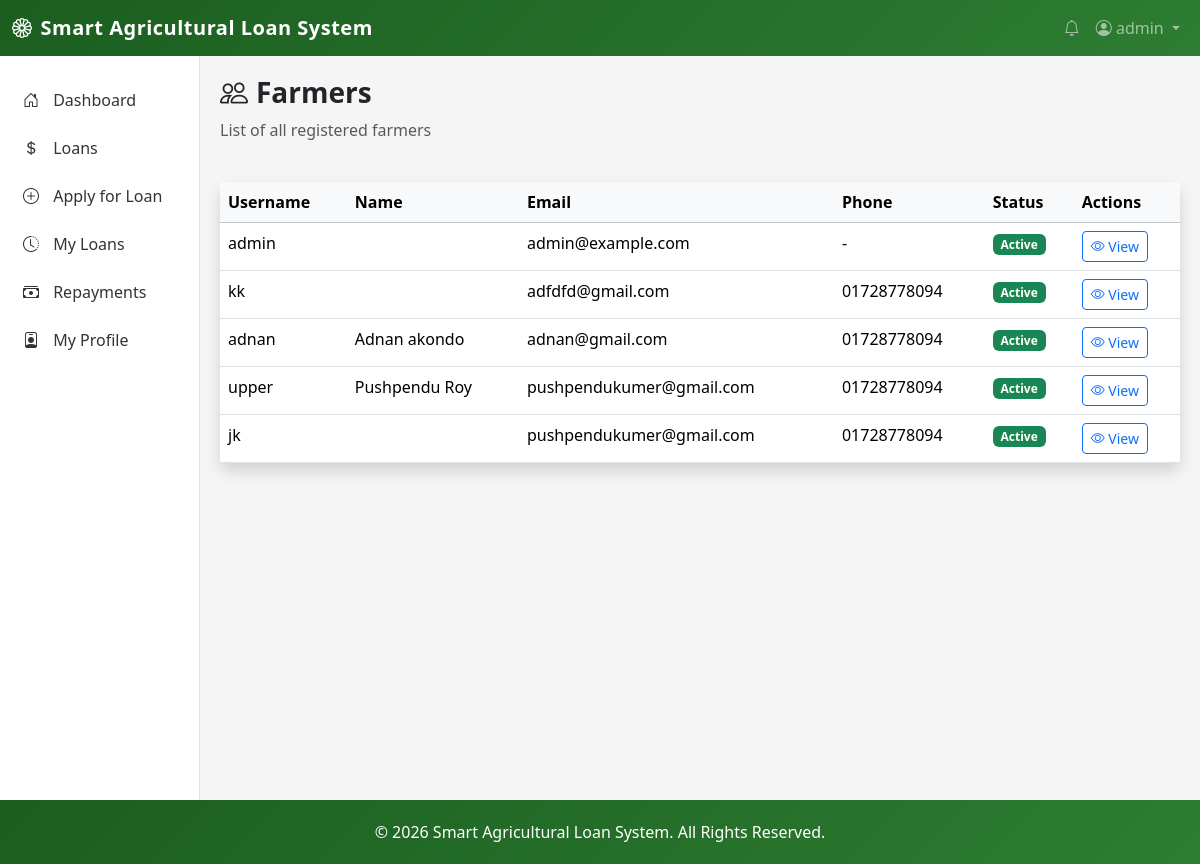
Page /farmers/ (signed in) on the committed database.
### loan_app/models.py (models this page shows, shortened)
class User(AbstractUser):
    ROLE_CHOICES = [
        ("Farmer", "Farmer"),
        ("Bank Officer", "Bank Officer"),
        ("Admin", "Admin"),
    ]
    role = models.CharField(max_length=20, choices=ROLE_CHOICES, default="Farmer")
    phone_number = models.CharField(max_length=20, blank=True)
    profile_picture = models.ImageField(
        upload_to="profile_pictures/", blank=True, null=True
    )
    is_verified = models.BooleanField(default=False)
    nid_card_front = models.FileField(
        upload_to="nid_cards/",
        blank=True,
        null=True,
        help_text="Upload NID card front side",
    )
    nid_card_back = models.FileField(
        upload_to="nid_cards/",
        blank=True,
        null=True,
        help_text="Upload NID card back side",
    )
    nid_verified = models.BooleanField(
        default=False, help_text="Whether NID has been verified by bank officer"
    )
    nid_verified_by = models.ForeignKey(
        "self",
        on_delete=models.SET_NULL,
        null=True,
        blank=True,
        related_name="nid_verifications",
    )
    nid_verified_at = models.DateTimeField(null=True, blank=True)

### loan_app/views.py (the view)
# urls.py: path("farmers/", views.farmer_list, name="farmer_list"),
@login_required
def farmer_list(request):
    if not (request.user.is_staff or request.user.role == "Bank Officer"):
        messages.error(request, "You do not have permission to view farmers.")
        return redirect("home")
    farmers = (
        User.objects.filter(role="Farmer")
        .select_related()
        .prefetch_related("farmer_profile")
    )
    paginator = Paginator(farmers, 20)
    page_number = request.GET.get("page")
    page_obj = paginator.get_page(page_number)
    return render(request, "bank_officer/farmer_list.html", {"page_obj": page_obj})

### templates/bank_officer/farmer_list.html (shortened to what this page needs)
{% extends 'base.html' %}
{% block content %}
<div class="row mb-4">
    <div class="col-12">
        <h3 class="fw-bold"><i class="bi bi-people me-2"></i>Farmers</h3>
        <p class="text-muted">List of all registered farmers</p>
    </div>
</div>
<div class="row">
    <div class="col-12">
        <div class="card shadow">
            <div class="card-body p-0">
                <div class="table-responsive">
                    <table class="table table-hover mb-0">
                        <thead class="table-light">
                            <tr>
                                <th>Username</th>
                                <th>Name</th>
                                <th>Email</th>
                                <th>Phone</th>
                                <th>Status</th>
                                <th>Actions</th>
                            </tr>
                        </thead>
                        <tbody>
                            {% for farmer in page_obj %}
                            <tr>
                                <td>{{ farmer.username }}</td>
                                <td>{{ farmer.first_name }} {{ farmer.last_name }}</td>
                                <td>{{ farmer.email }}</td>
                                <td>{{ farmer.phone_number|default:"-" }}</td>
                                <td>
                                    {% if farmer.is_active %}
                                        <span class="badge bg-success">Active</span>
                                    {% else %}
                                        <span class="badge bg-danger">Inactive</span>
                                    {% endif %}
                                </td>
                                <td>
                                    <a href="{% url 'farmer_profile_view' user_id=farmer.id %}" class="btn btn-sm btn-outline-primary">
                                        <i class="bi bi-eye"></i> View
                                    </a>
                                </td>
                            </tr>
                            {% empty %}
                            <tr>
                                <td colspan="6" class="text-center py-4">No farmers found.</td>
                            </tr>
                            {% endfor %}
                        </tbody>
                    </table>
                </div>
            </div>
        </div>
    </div>
</div>
{% endblock %}

### templates/base.html (shortened to what this page needs)
<!DOCTYPE html>
<html lang="en">
<head>
    <link href="https://cdn.jsdelivr.net/npm/bootstrap@5.3.2/dist/css/bootstrap.min.css" rel="stylesheet">
    <link rel="stylesheet" href="https://cdn.jsdelivr.net/npm/bootstrap-icons@1.11.1/font/bootstrap-icons.css">
</head>
<body>
    <nav class="navbar navbar-expand-lg navbar-dark">
        <div class="container-fluid">
            <a class="navbar-brand" href="/">
                <i class="bi bi-flower1 me-2"></i>Smart Agricultural Loan System
            </a>
            <div class="collapse navbar-collapse" id="navbarNav">
                <ul class="navbar-nav ms-auto">
                    <li class="nav-item">
                        <a class="nav-link" href="#"><i class="bi bi-bell"></i></a>
                    </li>
                    <li class="nav-item dropdown">
                        <a class="nav-link dropdown-toggle" href="#" role="button" data-bs-toggle="dropdown">
                            {% if user.profile_picture %}
                                <img src="{{ user.profile_picture.url }}" class="rounded-circle me-1" style="width: 25px; height: 25px; object-fit: cover;">
                            {% else %}
                                <i class="bi bi-person-circle"></i>
                            {% endif %}
                            {{ user.username }}
                        </a>
                    </li>
                </ul>
            </div>
        </div>
    </nav>
    <div class="container-fluid">
        <div class="row">
            <div class="col-md-2 sidebar">
                <ul class="nav flex-column">
                    <li class="nav-item">
                        <a class="nav-link" href="{% url 'dashboard' %}">
                            <i class="bi bi-house-door"></i> Dashboard
                        </a>
                    </li>
                    {% if user.role == 'Farmer' %}
                    <li class="nav-item">
                        <a class="nav-link" href="{% url 'loan_list' %}">
                            <i class="bi bi-currency-dollar"></i> Loans
                        </a>
                    </li>
                    <li class="nav-item">
                        <a class="nav-link" href="{% url 'loan_apply' %}">
                            <i class="bi bi-plus-circle"></i> Apply for Loan
                        </a>
                    </li>
                    <li class="nav-item">
                        <a class="nav-link" href="{% url 'loan_history' %}">
                            <i class="bi bi-clock-history"></i> My Loans
                        </a>
                    </li>
                    <li class="nav-item">
                        <a class="nav-link" href="{% url 'repayment_history' %}">
                            <i class="bi bi-cash-stack"></i> Repayments
                        </a>
                    </li>
                    <li class="nav-item">
                        <a class="nav-link" href="{% url 'farmer_profile' %}">
                            <i class="bi bi-person-badge"></i> My Profile
                        </a>
                    </li>
                    {% endif %}
                </ul>
            </div>
            <div class="col-md-10 content-wrapper">
                {% block content %}{% endblock %}
            </div>
        </div>
    </div>
    <footer class="footer text-center">
        <div class="container">
            <p class="mb-0">&copy; 2026 Smart Agricultural Loan System. All Rights Reserved.</p>
        </div>
    </footer>
</body>
</html>

### templates/base.html (style rules this page uses)
:root { --agri-green: #2e7d32; --agri-green-light: #4caf50; --agri-green-dark: #1b5e20; --agri-light: #e8f5e9; }
body { background-color: #f5f5f5; min-height: 100vh; display: flex; flex-direction: column; }
.navbar { background: linear-gradient(135deg, var(--agri-green-dark), var(--agri-green)); }
.sidebar { background: white; min-height: calc(100vh - 56px); border-right: 1px solid #dee2e6; padding: 20px 0; }
.sidebar .nav-link { color: #333; padding: 12px 20px; border-left: 3px solid transparent; transition: all 0.3s; }
.sidebar .nav-link i { margin-right: 10px; }
.content-wrapper { flex: 1; padding: 20px; }
.card { border: none; border-radius: 10px; box-shadow: 0 2px 10px rgba(0,0,0,0.08); }
.footer { background: linear-gradient(135deg, var(--agri-green-dark), var(--agri-green)); color: white; padding: 20px 0; margin-top: auto; }
.navbar-brand { font-weight: 600; letter-spacing: 0.5px; }

### rows in the picture
User: username "admin", email "admin@example.com", phone_number "-", is_active "Active"
User: username "kk", email "adfdfd@gmail.com", phone_number "01728778094", is_active "Active"
User: username "adnan", first_name "Adnan", last_name "akondo", email "adnan@gmail.com", phone_number "01728778094", is_active "Active"
User: username "upper", first_name "Pushpendu", last_name "Roy", email "pushpendukumer@gmail.com", phone_number "01728778094", is_active "Active"
User: username "jk", email "pushpendukumer@gmail.com", phone_number "01728778094", is_active "Active"
